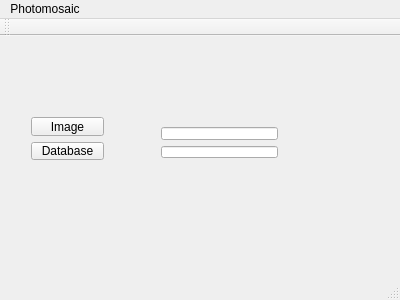
<?xml version="1.0" encoding="UTF-8"?>
<ui version="4.0">
 <class>MainWindow</class>
 <widget class="QMainWindow" name="MainWindow">
  <property name="geometry">
   <rect>
    <x>0</x>
    <y>0</y>
    <width>400</width>
    <height>300</height>
   </rect>
  </property>
  <property name="windowTitle">
   <string>MainWindow</string>
  </property>
  <widget class="QWidget" name="centralWidget">
   <widget class="QWidget" name="">
    <property name="geometry">
     <rect>
      <x>20</x>
      <y>70</y>
      <width>95</width>
      <height>65</height>
     </rect>
    </property>
    <layout class="QVBoxLayout" name="verticalLayout">
     <item>
      <widget class="QPushButton" name="pushButton">
       <property name="text">
        <string>Image</string>
       </property>
      </widget>
     </item>
     <item>
      <widget class="QPushButton" name="pushButton_2">
       <property name="text">
        <string>Database</string>
       </property>
      </widget>
     </item>
    </layout>
   </widget>
   <widget class="QWidget" name="">
    <property name="geometry">
     <rect>
      <x>150</x>
      <y>80</y>
      <width>139</width>
      <height>53</height>
     </rect>
    </property>
    <layout class="QVBoxLayout" name="verticalLayout_2">
     <item>
      <widget class="QLineEdit" name="lineEdit"/>
     </item>
     <item>
      <widget class="QLineEdit" name="lineEdit_2"/>
     </item>
    </layout>
   </widget>
  </widget>
  <widget class="QMenuBar" name="menuBar">
   <property name="geometry">
    <rect>
     <x>0</x>
     <y>0</y>
     <width>400</width>
     <height>26</height>
    </rect>
   </property>
   <widget class="QMenu" name="menuPhotomosaic">
    <property name="title">
     <string>Photomosaic</string>
    </property>
   </widget>
   <addaction name="menuPhotomosaic"/>
  </widget>
  <widget class="QToolBar" name="mainToolBar">
   <attribute name="toolBarArea">
    <enum>TopToolBarArea</enum>
   </attribute>
   <attribute name="toolBarBreak">
    <bool>false</bool>
   </attribute>
  </widget>
  <widget class="QStatusBar" name="statusBar"/>
 </widget>
 <layoutdefault spacing="6" margin="11"/>
 <resources/>
 <connections/>
</ui>
